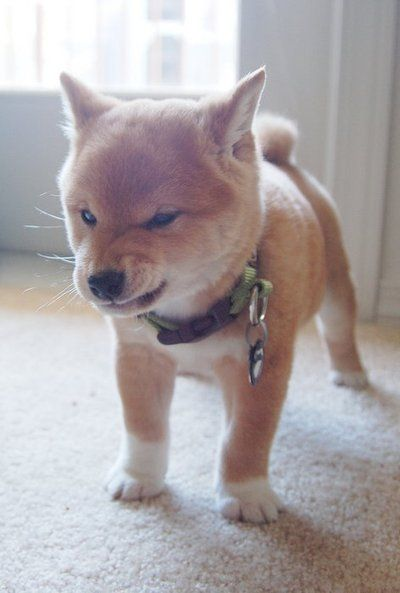
#> input picture dog.jpg, 400 x 593 px
$ python top.py
#> lines starting #> are read from the running program, lines starting #| are printed output that depends on the picture
### sobel.py
from scipy import ndimage
import numpy as np

def sobel_filters(img):
    Kx = np.array([[-1, 0, 1], [-2, 0, 2], [-1, 0, 1]], np.float32)
    Ky = np.array([[1, 2, 1], [0, 0, 0], [-1, -2, -1]], np.float32)

    Kx = Kx.reshape(3,3,1)
    Ky = Ky.reshape(3,3,1)

    Ix = ndimage.convolve(img, Kx)
    Iy = ndimage.convolve(img, Ky)

    G = np.hypot(Ix, Iy)
    G = G / G.max() * 255
    theta = np.arctan2(Iy, Ix)

    return (G, theta)

def sobel_filters2(img):
    Kx = np.array([[-1, 0, 1], [-2, 0, 2], [-1, 0, 1]], np.float32)
    Ky = np.array([[1, 2, 1], [0, 0, 0], [-1, -2, -1]], np.float32)

    Kx = Kx.reshape(3,3,1)
    Ky = Ky.reshape(3,3,1)

    Ix = ndimage.convolve(img, Kx)
    Iy = ndimage.convolve(img, Ky)

    G = np.hypot(Ix, Iy)
    G = G / G.max() * 255
    theta = np.arctan2(Ix, Iy)

    return (G, theta)

### nonmax.py
import numpy as np

def non_max_suppression(img, D):
    M, N = img.shape[:2]
    Z = np.zeros((M,N), dtype=np.int32)
    Z = Z.reshape(M,N,1)
    angle = D * 180. / np.pi
    angle[angle < 0] += 180


    for i in range(1,M-1):
        for j in range(1,N-1):
            try:
                q = 255
                r = 255

               #angle 0
                if (0 <= angle[i][j][0] < 22.5) or (157.5 <= angle[i][j][0] <= 180.0):
                    q = img[i][j+1][0]
                    r = img[i][j-1][0]
                #angle 45
                elif (22.5 <= angle[i][j][0] < 67.5):
                    q = img[i+1][j-1][0]
                    r = img[i-1][j+1][0]
                #angle 90
                elif (67.5 <= angle[i][j][0] < 112.5):
                    q = img[i+1][j][0]
                    r = img[i-1][j][0]
                #angle 135
                elif (112.5 <= angle[i][j][0] < 157.5):
                    q = img[i-1][j-1][0]
                    r = img[i+1][j+1][0]

                if (img[i][j][0] >= q) and (img[i][j][0] >= r):
                    Z[i][j][0] = img[i][j][0]
                else:
                    Z[i][j][0] = 0

            except IndexError as e:
                pass

    return Z

### gau.py
import numpy as np

def gaussian_kernel(size, sigma=1):
    size = int(size) // 2
    x, y = np.mgrid[-size:size+1, -size:size+1]
    normal = 1 / (2.0 * np.pi * sigma**2)
    g =  np.exp(-((x**2 + y**2) / (2.0*sigma**2))) * normal
    return g

### top.py
# https://towardsdatascience.com/canny-edge-detection-step-by-step-in-python-computer-vision-b49c3a2d8123

import cv2
import numpy as np
import matplotlib.pyplot as plt
from gau import gaussian_kernel
from scipy import ndimage
from sobel import sobel_filters, sobel_filters2
from nonmax import non_max_suppression

img = cv2.imread("dog.jpg", cv2.IMREAD_GRAYSCALE)
#> img: shape (593, 400); min 28, max 255, mean 166.9
img = cv2.resize(img, (320, 480))
#> img: shape (480, 320)
img = np.array(img).reshape(480,320,1)
plt.subplot(1,3,1)
plt.imshow(img, cmap='gray')
plt.title('origin')

# gaussian
gau = gaussian_kernel(5, sigma=3.0)
gau = gau.reshape(5,5,1)
img = ndimage.convolve(img,gau)
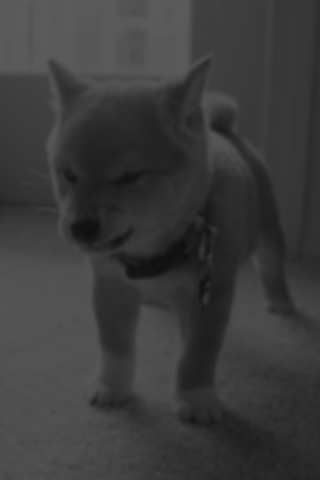
#> img: shape (480, 320, 1); min 15, max 91, mean 59

# sobel
img1, theta1 = sobel_filters(img)
#> in sobel_filters, `Ix = ndimage.convolve(img, Kx)`:
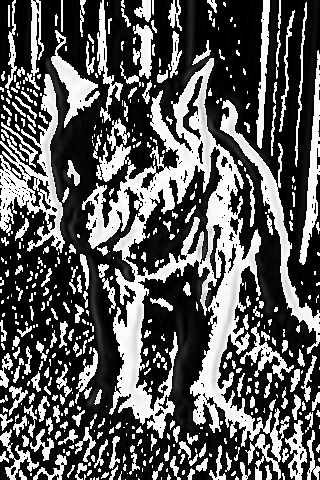
#> Ix: shape (480, 320, 1); min 0, max 255, mean 90.6
#> in sobel_filters, `Iy = ndimage.convolve(img, Ky)`:
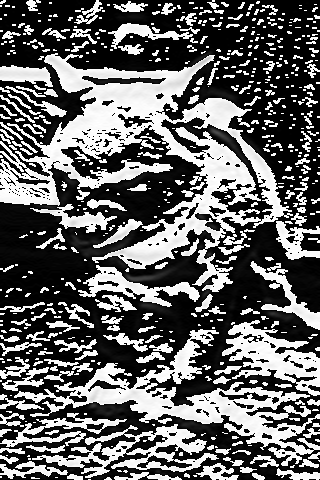
#> Iy: shape (480, 320, 1); min 0, max 255, mean 100.4
#> in sobel_filters, `G = np.hypot(Ix, Iy)`:
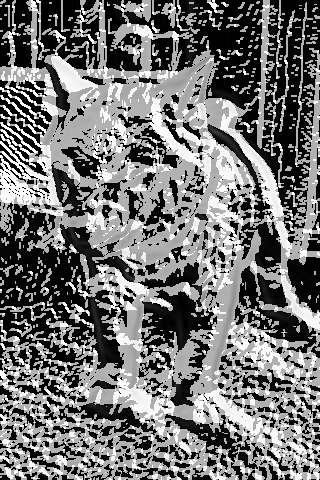
#> G: shape (480, 320, 1) float16; min 0, max 360.5, mean 164.5; drawn with min black and max white
img2, theta2 = sobel_filters2(img)
#> in sobel_filters2, `theta = np.arctan2(Ix, Iy)`:
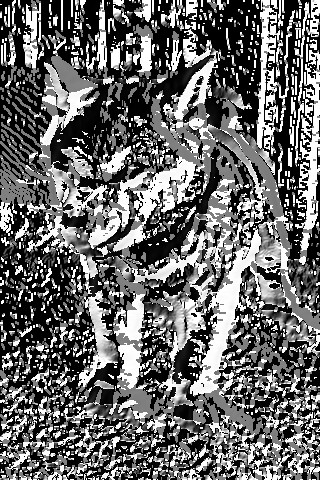
#> theta: shape (480, 320, 1) float16; min 0, max 1.57, mean 0.648; drawn with min black and max white

# non max suppression
img1 = non_max_suppression(img1, theta1)
#> after the loop in non_max_suppression, `for i in range(1,M-1):`:
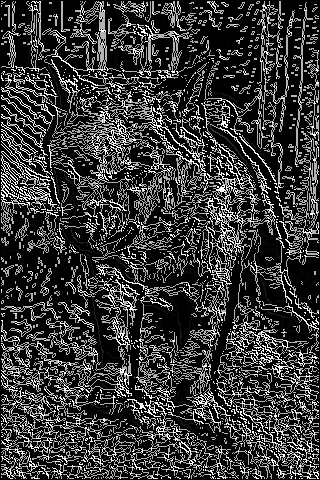
#> Z: shape (480, 320, 1) int32; min 0, max 255, mean 57.1
img2 = non_max_suppression(img2, theta2)
#> after the loop in non_max_suppression (call 2), `for i in range(1,M-1):`:
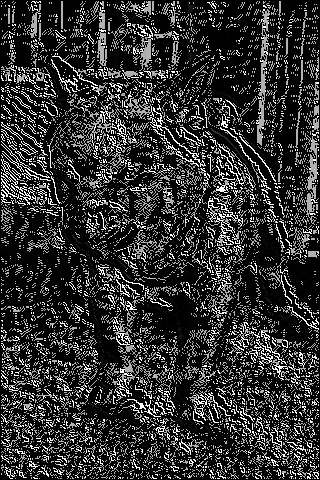
#> Z: shape (480, 320, 1) int32; min 0, max 255, mean 49.5

plt.subplot(1,3,2)
plt.imshow(img1, cmap='gray')
plt.title('y/x')

plt.subplot(1,3,3)
plt.imshow(img2, cmap='gray')
plt.title('x/y')

plt.show()
